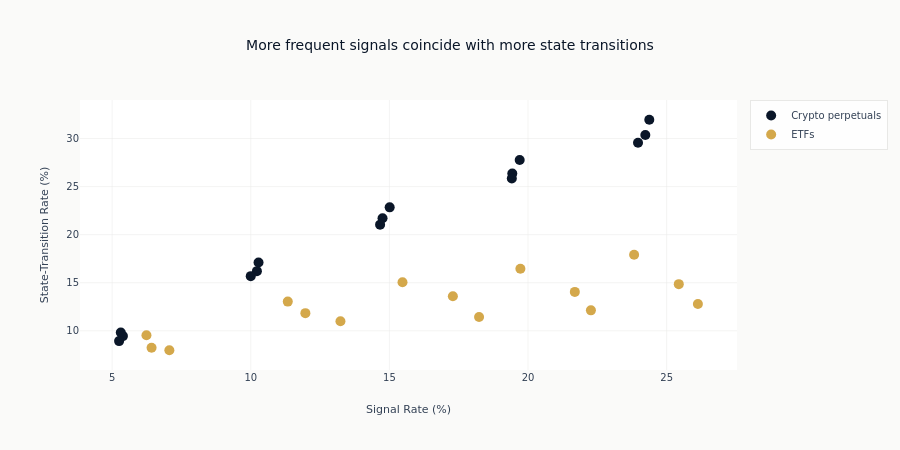

Write notebook code for a chart like this one.
### Markdown cell above
Each marker below identifies its lookback and percentile on hover.

### Code cell
fig = go.Figure()

for case_study in CASE_STUDIES:
    data = comparison_df.filter(
        (pl.col("case_study") == case_study) & (pl.col("method") == "rolling_percentile")
    )
    fig.add_trace(
        go.Scatter(
            x=(data["signal_rate"] * 100).to_list(),
            y=(data["transition_rate"] * 100).to_list(),
            name=str(CASE_STUDIES[case_study]["display"]),
            mode="markers",
            marker=dict(size=10, color=CASE_STUDY_COLORS[case_study]),
            text=[
                f"window={window}, percentile={percentile}"
                for window, percentile in zip(data["window"], data["percentile"], strict=True)
            ],
            hovertemplate="%{text}<br>Signal: %{x:.1f}%<br>Transitions: %{y:.1f}%",
        )
    )

fig.update_layout(
    title="More frequent signals coincide with more state transitions",
    xaxis_title="Signal Rate (%)",
    yaxis_title="State-Transition Rate (%)",
    height=450,
)
fig.show()

### Figure 1 — Plotly figure (JSON) as saved in the notebook; plotly's stock layout.template omitted (floating-point values rounded to 4 significant figures)
{"data": [{"hovertemplate": "%{text}<br>Signal: %{x:.1f}%<br>Transitions: %{y:.1f}%", "marker": {"color": "#0a1628", "size": 10}, "mode": "markers", "name": "Crypto perpetuals", "text": ["window=21, percentile=75", "window=21, percentile=80", "window=21, percentile=85", "window=21, percentile=90", "window=21, percentile=95", "window=42, percentile=75", "window=42, percentile=80", "window=42, percentile=85", "window=42, percentile=90", "window=42, percentile=95", "window=63, percentile=75", "window=63, percentile=80", "window=63, percentile=85", "window=63, percentile=90", "window=63, percentile=95"], "type": "scatter", "x": [24.37, 19.7, 15.01, 10.28, 5.313, 24.23, 19.43, 14.75, 10.22, 5.389, 23.97, 19.42, 14.66, 9.999, 5.251], "y": [31.96, 27.76, 22.84, 17.11, 9.815, 30.36, 26.36, 21.72, 16.2, 9.449, 29.56, 25.85, 21.04, 15.68, 8.928]}, {"hovertemplate": "%{text}<br>Signal: %{x:.1f}%<br>Transitions: %{y:.1f}%", "marker": {"color": "#D4A84B", "size": 10}, "mode": "markers", "name": "ETFs", "text": ["window=21, percentile=75", "window=21, percentile=80", "window=21, percentile=85", "window=21, percentile=90", "window=21, percentile=95", "window=42, percentile=75", "window=42, percentile=80", "window=42, percentile=85", "window=42, percentile=90", "window=42, percentile=95", "window=63, percentile=75", "window=63, percentile=80", "window=63, percentile=85", "window=63, percentile=90", "window=63, percentile=95"], "type": "scatter", "x": [23.83, 19.73, 15.47, 11.33, 6.238, 25.44, 21.69, 17.29, 11.97, 6.422, 26.13, 22.27, 18.23, 13.24, 7.064], "y": [17.9, 16.46, 15.05, 13.03, 9.542, 14.85, 14.05, 13.59, 11.84, 8.234, 12.78, 12.13, 11.44, 11.0, 7.975]}], "layout": {"height": 450, "title": {"text": "More frequent signals coincide with more state transitions"}, "xaxis": {"title": {"text": "Signal Rate (%)"}}, "yaxis": {"title": {"text": "State-Transition Rate (%)"}}}}
